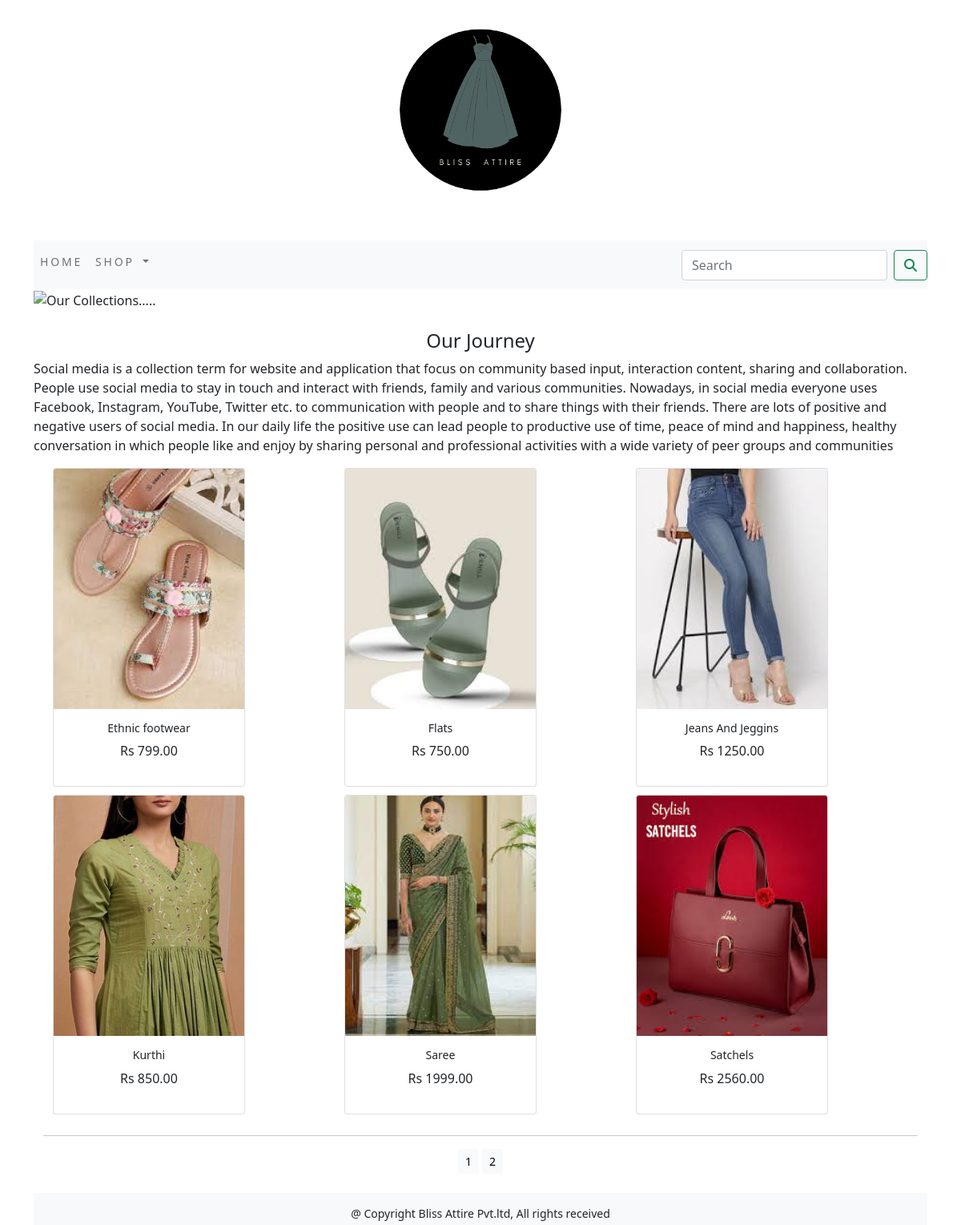
The app's page /shop/ with its own data.
### shop/models.py (models this page shows, shortened)
class Product(models.Model):
    name=models.CharField(max_length=250,unique=True)
    slug=models.SlugField(max_length=250,unique=True)
    desc=models.TextField(blank=True)
    price=models.DecimalField(max_digits=8,decimal_places=2)
    catagory=models.ForeignKey(Catagory,on_delete=models.CASCADE)
    image=models.ImageField(upload_to='product',blank=True)
    stock=models.IntegerField()
    available=models.BooleanField(default=True)
    created=models.DateTimeField(auto_now_add=True)
    updated=models.DateTimeField(auto_now=True)
    def get_url(self):
        return reverse('shop:productdisplay',args=[self.catagory.slug,self.slug])
    class Meta:
        ordering = ("name",)
        verbose_name = ('product')
        verbose_name_plural = ('products')

### shop/views.py (the view)
# urls.py: path('',views.allCat,name='allCat'),
def allCat(request, c_slug=None):
    c_page=None
    products_list=None
    if c_slug!=None:
        c_page=get_object_or_404(Catagory,slug=c_slug)
        products_list=Product.objects.all().filter(catagory=c_page,available=True)
    else:
        products_list=Product.objects.all().filter(available=True)
    paginator=Paginator( products_list,6)
    try:
        page=int(request.GET.get('page','1'))
    except:
        page=1
    try:
        products=paginator.page(page)
    except (EmptyPage,InvalidPage):
        products=paginator.page(paginator.num_pages)
    return render(request,'catagory.html',{'catagory':c_page,'products': products})

### cart/context_processors.py (called while the page is built)
def counter(request):
    item_count=0
    if 'admin' in request.path:
        return  {}
    else:
        try:
            cart=Cart.objects.filter(cart_id=_cart_id(request))
            cart_items=CartItem.objects.all().filter(cart=cart[:1])
            for cart_item in cart_items:
                item_count += cart_item.quantity
        except Cart.DoesNotExist:
            item_count=0
    return dict(item_count=item_count)

### cart/views.py (called while the page is built)
def _cart_id(request):
    cart=request.session.session_key
    if not cart:
        cart=request.session.create()
    return  cart

### shop/context_processors.py (called while the page is built)
def menu_links(request):
    links=Catagory.objects.all()
    return dict(links=links)

### shop/models.py (called while the page is built)
    def get_url(self):
        return reverse('shop:allCatdisplay',args=[self.slug])

### templates/catagory.html (shortened to what this page needs)
{% extends 'base.html' %}
{% load static %}
{% block content %}
<div class="mx-auto">
  {% if catagory %}
    <img  class="my_image"  src="{{catagory.image.url}}" alt="{{catagory.name}}">
    </div>
<br>
<div>
    <h1 class="text-center my-title" >{{catagory.name}}</h1>
    <p class="text-justify">{{catagory.desc}}</p>
</div>
    {% else %}
<div >
    <div>
<img src="{% static 'img/banner.png' %}" width="1250px;"  height="450px;" alt="Our Collections.....">
    </div>
</div>
<br>
<div>
    <h1 class="text-center my-title">Our Journey</h1>
    <p class="text-justify"  style="font-size:16px;">Social media is a collection term for website and application that focus on community based input, interaction content, sharing and collaboration. People use social media to stay in touch and interact with friends, family and various communities. Nowadays, in social media everyone uses Facebook, Instagram, YouTube, Twitter etc. to communication with people and to share things with their friends. There are lots of positive and negative users of social media. In our daily life the positive use can lead people to productive use of time, peace of mind and happiness, healthy conversation in which people like and enjoy by sharing personal and professional activities with a wide variety of peer groups and communities
    </p>
</div>
    {% endif %}
<div class="container">
    <div class="row mx-auto">
        {% for product in products.object_list %}
        <div class="my_bottom_margin col-9  col-sm-12 col-md-4  col-lg-4">
            <div class="card text-center" style="width: 15rem" >
                <a href="{{product.get_url}}"> <img class="card-img-top my_image" style="width: 238px; height: 300px;" src="{{product.image.url}}" alt="{{product.name}}"></a>
                <div class="card-body">
                    <h4>{{product.name}}</h4>
                    <p>Rs {{product.price}}</p>
                </div>
            </div>
        </div>
        {% endfor %}
    </div>
    <div class="mx-auto">
        {% if products.paginator.num_pages > 1 %}
        <hr>
        <div class="text-center">
            {% for pg in products.paginator.page_range %}
            <a href="?page={{pg}}" class="btn btn-light btn-sm {% if products.number == pg %} active {% endif %}">{{pg}}</a>
        {% endfor %}
        </div>
        {% endif %}
    </div>
    <br>
</div>
{% endblock %}

### templates/base.html (shortened to what this page needs)
{% load static %}
<!DOCTYPE html>
<html lang="en">
<head>
    <link href="{% static 'static/css/custom.css' %}" rel="stylesheet">
    <link href="https://cdn.jsdelivr.net/npm/bootstrap@5.0.2/dist/css/bootstrap.min.css" rel="stylesheet">
</head>
<body>
<div class="container">
{% include 'header.html' %}
{% include 'navbar.html' %}
{% block content %}
{% endblock %}
</div>
{% include 'footer.html' %}
</body>
</html>

### templates/header.html
{% load static %}
<header>
    <center>
    <a href="{% url 'shop:allCat' %}"> <img src="{% static 'img/logo.png' %} " width="300px;" height="300px;"  alt="Logo image"></a>
    </center>
</header>

### templates/navbar.html (shortened to what this page needs)
<nav class="navbar navbar-expand-lg navbar-light bg-light">
  <div class="collapse navbar-collapse" id="navbarSupportedContent">
    <ul class="navbar-nav me-auto mb-2 mb-lg-2">
      <li class="nav-item">
        <a class="nav-link" href="#">Home</a>
      </li>
      <li class="nav-item dropdown {% if 'shop' in request.path %} active {% endif %}">
        <a class="nav-link dropdown-toggle" href="#" id="navbarDropdown" role="button" data-toggle="dropdown" aria-haspopup="true" aria-expanded="false">
          Shop
        </a>
      </li>
    </ul>
    <form class="d-flex" action="{% url 'search:searchResult' %}" method="get">
      <input class="form-control me-2" type="search" placeholder="Search" name="q" aria-label="Search">
      <button class="btn btn-outline-success my-2 my-sm-0" type="submit"><i class="fa fa-search"></i></button>
    </form>
  </div>
</nav>

### templates/footer.html
<div class="footer navbar-fixed-bottom my_footer">
   <p class="text-center"> @ Copyright Bliss Attire Pvt.ltd, All rights received</p>
</div>

### static/css/custom.css (style rules this page uses)
.nav-item { letter-spacing : .2em; font-size :14px; text-transform:uppercase; }
body { font-family: 'Poppins', sans-serif; }
.my_footer { background-color:#f8f9fa; height:40px; }
.my_footer p { padding-top:15px; font-size:14px; }
.my_image { width:50%; height:auto; }
.my-title { font-size:24px; text_transform:uppercase; letter_spacing:.2em; }
.my_bottom_margin { margin-bottom:10px; }
.card-body h4 { font-size:14px; text_transform:uppercase; letter_spacing:.2em; }

### records on screen
Product: image (picture), name "Ethnic footwear", price "799.00"
Product: image (picture), name "Flats", price "750.00"
Product: image (picture), name "Jeans And Jeggins", price "1250.00"
Product: image (picture), name "Kurthi", price "850.00"
Product: image (picture), name "Saree", price "1999.00"
Product: image (picture), name "Satchels", price "2560.00"

### other values on screen
{{ pg }} "1" "2"
